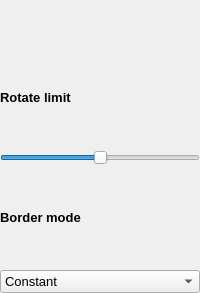
                <widget class="QWidget" name="rotate">
                 <layout class="QVBoxLayout" name="verticalLayout_29">
                  <property name="spacing">
                   <number>45</number>
                  </property>
                  <property name="leftMargin">
                   <number>0</number>
                  </property>
                  <property name="topMargin">
                   <number>45</number>
                  </property>
                  <property name="rightMargin">
                   <number>0</number>
                  </property>
                  <property name="bottomMargin">
                   <number>0</number>
                  </property>
                  <item>
                   <layout class="QVBoxLayout" name="rotateLayout" stretch="0,0,0,0">
                    <property name="spacing">
                     <number>45</number>
                    </property>
                    <property name="topMargin">
                     <number>45</number>
                    </property>
                    <item>
                     <widget class="QLabel" name="label_12">
                      <property name="font">
                       <font>
                        <family>Segoe UI</family>
                        <pointsize>10</pointsize>
                        <bold>true</bold>
                       </font>
                      </property>
                      <property name="text">
                       <string>Rotate limit</string>
                      </property>
                     </widget>
                    </item>
                    <item>
                     <widget class="QSlider" name="rotate_limit">
                      <property name="minimum">
                       <number>-360</number>
                      </property>
                      <property name="maximum">
                       <number>360</number>
                      </property>
                      <property name="orientation">
                       <enum>Qt::Horizontal</enum>
                      </property>
                     </widget>
                    </item>
                    <item>
                     <widget class="QLabel" name="label_13">
                      <property name="font">
                       <font>
                        <family>Segoe UI</family>
                        <pointsize>10</pointsize>
                        <bold>true</bold>
                       </font>
                      </property>
                      <property name="text">
                       <string>Border mode</string>
                      </property>
                     </widget>
                    </item>
                    <item>
                     <widget class="QComboBox" name="rotate_options">
                      <property name="font">
                       <font>
                        <family>Segoe UI</family>
                        <pointsize>10</pointsize>
                       </font>
                      </property>
                      <property name="toolTipDuration">
                       <number>-1</number>
                      </property>
                      <item>
                       <property name="text">
                        <string>Constant</string>
                       </property>
                      </item>
                      <item>
                       <property name="text">
                        <string>Replicate</string>
                       </property>
                      </item>
                      <item>
                       <property name="text">
                        <string>Reflect</string>
                       </property>
                      </item>
                     </widget>
                    </item>
                   </layout>
                  </item>
                 </layout>
                </widget>
